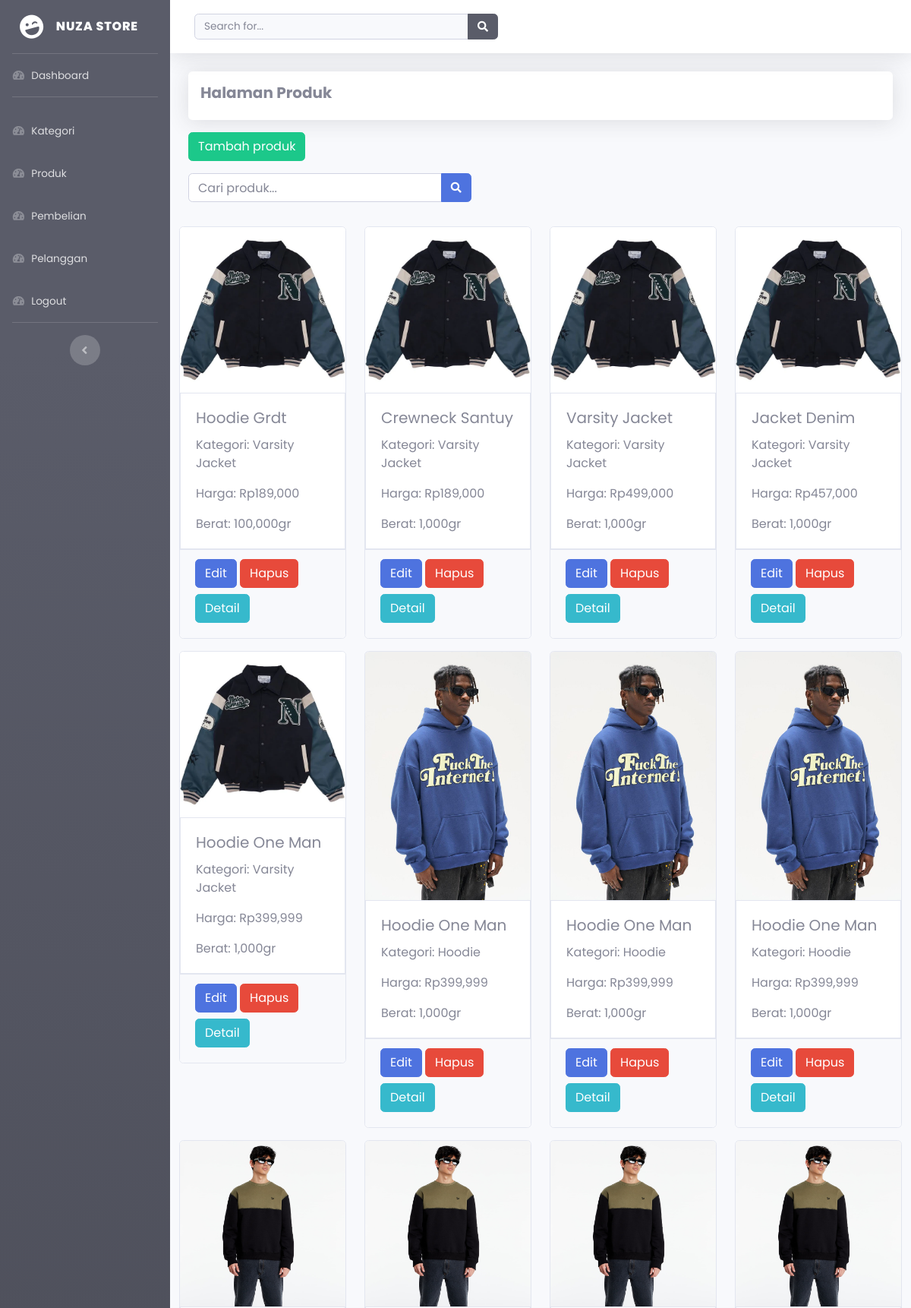
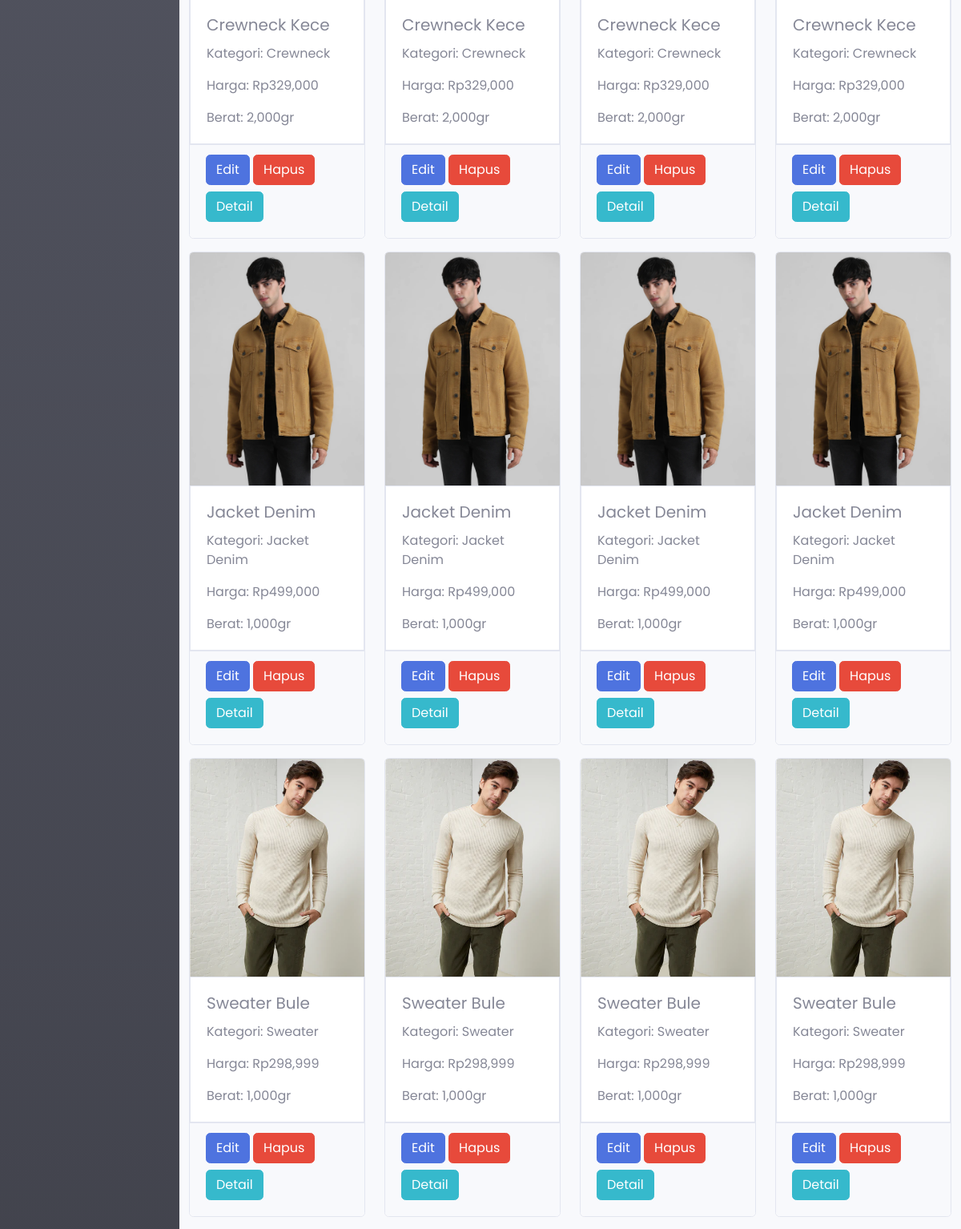
Page /admin/index.php?halaman=produk (signed in, upper part) on the committed database (2 pictures, top to bottom).
### tables this page shows
CREATE TABLE `produk` (
  `id_produk` int(11) NOT NULL,
  `id_kategori` int(11) NOT NULL,
  `nama_produk` varchar(100) NOT NULL,
  `harga_produk` int(11) NOT NULL,
  `berat_produk` int(11) NOT NULL,
  `foto_produk` varchar(255) NOT NULL,
  `deskripsi_produk` text NOT NULL,
  `stok_produk` int(11) NOT NULL
);

CREATE TABLE `kategori` (
  `id_kategori` int(11) NOT NULL,
  `nama_kategori` varchar(100) NOT NULL,
  `foto_kategori` varchar(255) NOT NULL
);

### admin/produk.php (the view, shortened to what this page needs)
<div class="shadow p-3 mb-3 bg-white rounded">
    <h5><b>Halaman Produk</b></h5>
</div>
<?php
$produk = array();
$ambil = $koneksi->query("SELECT * FROM produk JOIN kategori ON produk.id_kategori=kategori.id_kategori");
while($pecah = $ambil->fetch_assoc()) {
    $produk[] = $pecah;
}
?>
<a href="index.php?halaman=tambah_produk" class="btn btn-success">Tambah produk</a>
<div class="row mt-3">
    <div class="col-md-5 mb-3">
        <form action="index.php?halaman=produk" method="GET">
            <div class="input-group">
                <input type="text" name="search" class="form-control" placeholder="Cari produk...">
                <div class="input-group-append">
                    <button class="btn btn-primary" type="button">
                        <i class="fas fa-search fa-sm"></i>
                    </button>
                </div>
            </div>
        </form>
    </div>
    <div class="row mt-3" style="text-transform: capitalize;">
        <?php foreach($produk as $value) : ?>
            <div class="col-6 col-md-4 col-lg-3 mb-3">
                <div class="card border rounded">
                    <a href="index.php?halaman=detail_produk&id=<?= $value['id_produk']; ?>" class="detail-link">
                        <img src="../assets/foto_produk/<?= $value['foto_produk']; ?>" class="card-img-top" alt="<?= $value['nama_produk']; ?>">
                    </a>
                    <div class="card-body border">
                        <h5 class="card-title"><?= $value['nama_produk']; ?></h5>
                        <p class="card-text">Kategori: <?= $value['nama_kategori']; ?></p>
                        <p class="card-text">Harga: Rp<?= number_format($value['harga_produk']); ?></p>
                        <p class="card-text">Berat: <?= number_format($value['berat_produk']); ?>gr</p>
                    </div>
                    <div class="card-footer">
                        <a href="index.php?halaman=edit_produk&id=<?= $value['id_produk']; ?>" class="btn btn-primary mb-2">Edit</a>
                        <a href="index.php?halaman=hapus_produk&id=<?= $value['id_produk']; ?>" class="mb-2 btn btn-danger" onclick="return confirm('Apakah Anda yakin ingin menghapus produk ini?')">Hapus</a>
                        <a href="index.php?halaman=detail_produk&id=<?= $value['id_produk']; ?>" class="btn btn-info mb-2">Detail</a>
                    </div>
                </div>
            </div>
        <?php endforeach; ?>
    </div>
</div>

### admin/index.php (style rules this page uses)
html { scroll-behavior: smooth; }
* { margin: 0; padding: 0; box-sizing: border-box; list-style: none; text-decoration: none; font-family: 'Poppins', sans-serif; }

### admin/produk.php (style rules this page uses)
img { transition: .5s; border: none !important; }
.card img { max-width: 100%; max-height: 100%; }

### rows in the picture
produk: foto_produk (picture), nama_produk "Hoodie Grdt", id_kategori.nama_kategori "Varsity Jacket", harga_produk "189,000", berat_produk "100,000"
produk: foto_produk (picture), nama_produk "Crewneck Santuy", id_kategori.nama_kategori "Varsity Jacket", harga_produk "189,000", berat_produk "1,000"
produk: foto_produk (picture), nama_produk "Varsity Jacket", id_kategori.nama_kategori "Varsity Jacket", harga_produk "499,000", berat_produk "1,000"
produk: foto_produk (picture), nama_produk "Jacket Denim", id_kategori.nama_kategori "Varsity Jacket", harga_produk "457,000", berat_produk "1,000"
produk: foto_produk (picture), nama_produk "Hoodie One Man", id_kategori.nama_kategori "Varsity Jacket", harga_produk "399,999", berat_produk "1,000"
produk: foto_produk (picture), nama_produk "Hoodie One Man", id_kategori.nama_kategori "Hoodie", harga_produk "399,999", berat_produk "1,000"
produk: foto_produk (picture), nama_produk "Hoodie One Man", id_kategori.nama_kategori "Hoodie", harga_produk "399,999", berat_produk "1,000"
produk: foto_produk (picture), nama_produk "Hoodie One Man", id_kategori.nama_kategori "Hoodie", harga_produk "399,999", berat_produk "1,000"
produk: foto_produk (picture), nama_produk "Crewneck Kece", id_kategori.nama_kategori "Crewneck", harga_produk "329,000", berat_produk "2,000"
produk: foto_produk (picture), nama_produk "Crewneck Kece", id_kategori.nama_kategori "Crewneck", harga_produk "329,000", berat_produk "2,000"
produk: foto_produk (picture), nama_produk "Crewneck Kece", id_kategori.nama_kategori "Crewneck", harga_produk "329,000", berat_produk "2,000"
produk: foto_produk (picture), nama_produk "Crewneck Kece", id_kategori.nama_kategori "Crewneck", harga_produk "329,000", berat_produk "2,000"
produk: foto_produk (picture), nama_produk "Jacket Denim", id_kategori.nama_kategori "Jacket Denim", harga_produk "499,000", berat_produk "1,000"
produk: foto_produk (picture), nama_produk "Jacket Denim", id_kategori.nama_kategori "Jacket Denim", harga_produk "499,000", berat_produk "1,000"
produk: foto_produk (picture), nama_produk "Jacket Denim", id_kategori.nama_kategori "Jacket Denim", harga_produk "499,000", berat_produk "1,000"
produk: foto_produk (picture), nama_produk "Jacket Denim", id_kategori.nama_kategori "Jacket Denim", harga_produk "499,000", berat_produk "1,000"
produk: foto_produk (picture), nama_produk "Sweater Bule", id_kategori.nama_kategori "Sweater", harga_produk "298,999", berat_produk "1,000"
produk: foto_produk (picture), nama_produk "Sweater Bule", id_kategori.nama_kategori "Sweater", harga_produk "298,999", berat_produk "1,000"
produk: foto_produk (picture), nama_produk "Sweater Bule", id_kategori.nama_kategori "Sweater", harga_produk "298,999", berat_produk "1,000"
produk: foto_produk (picture), nama_produk "Sweater Bule", id_kategori.nama_kategori "Sweater", harga_produk "298,999", berat_produk "1,000"
